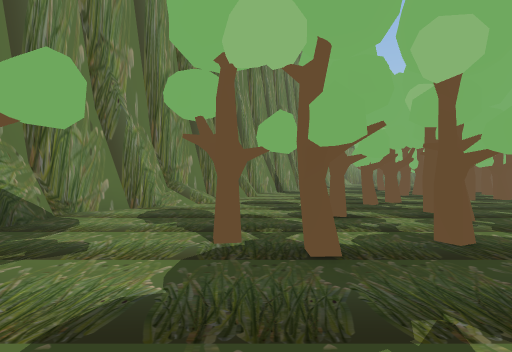
View 1 (above)

13 first-person views from a walk through a Unity game level. The camera is 1.2 m above the floor, looks level and sees 85° across. The floor is counted in squares, 2 m on a side. Each view is taken from the middle of a square. On the plan, view 1 faces up. The plan holds only what a view shows up to about 9 squares ahead; the rest is blank. The place goes on beyond the plan.

View 2
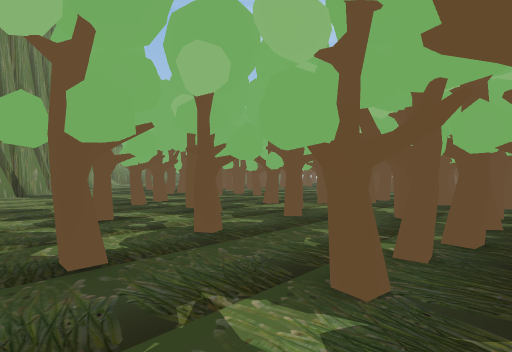

View 3
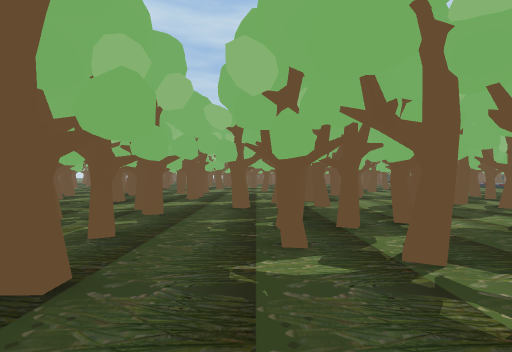

View 4
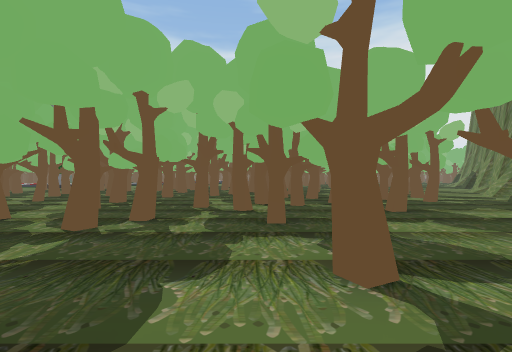

View 5
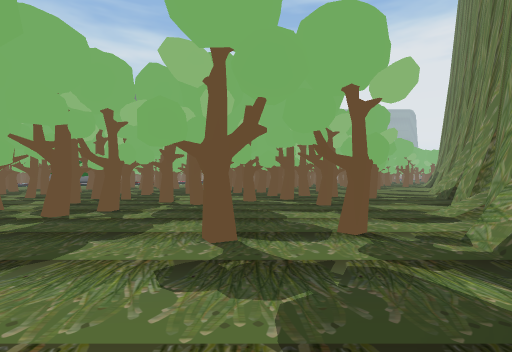

View 6
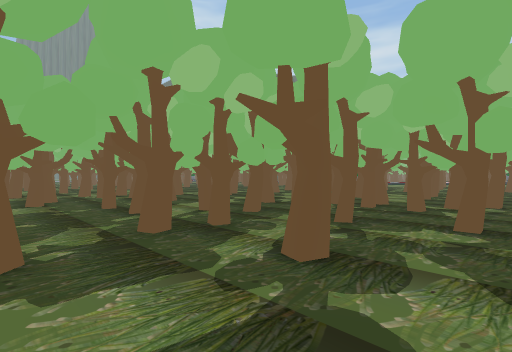

View 7
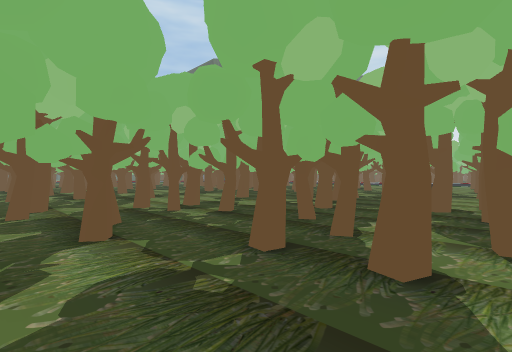

View 8
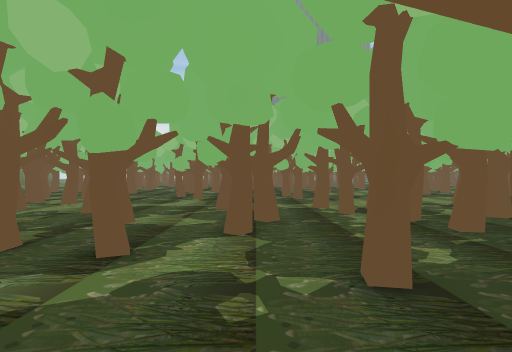

View 9
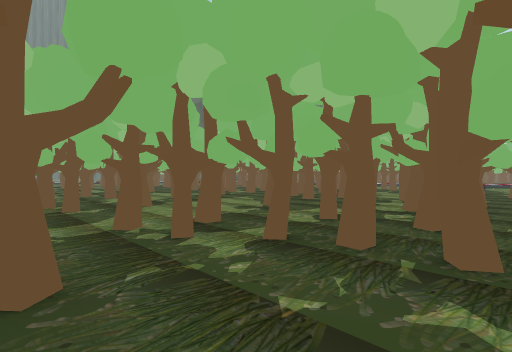

View 10
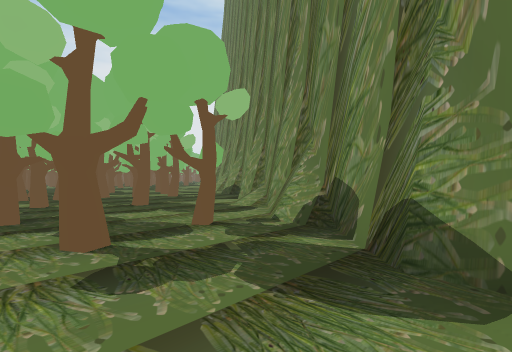

View 11
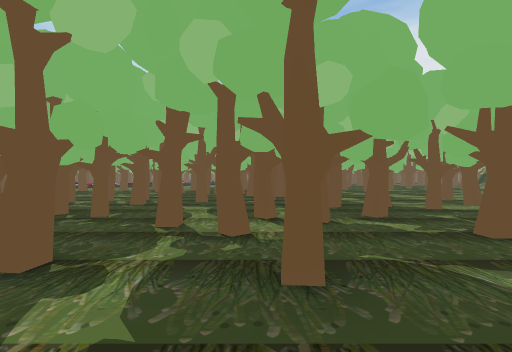

View 12
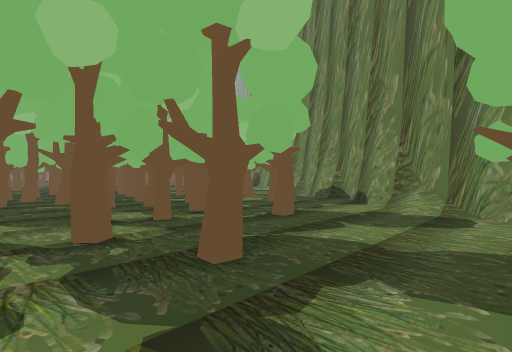

View 13
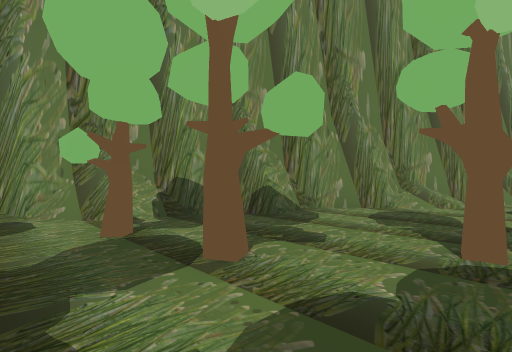

### Floor plan
Key: @ floor where view 1 was taken; # wall or solid block; . floor; T tree; O other object.
Columns run from 6 left of view 1 to 17 right of it. Each row starts with its distance up from view 1.
  7     ##.....TTTT  TT
  6    ##...TT..TT T T OO
  5    #.....T...TTTT. TOO
  4   ##...T.T.TT.#TTTTT #OO
  3   #...T TTTTTTTT TT.TTOO
  2  ##...TTT#T ##TT. #TT
  1  ##TT..TTTTT TT T..T.
  0 ## ...@TTTTTTTT #..T
 -1 #   TTTTTT   TT.TTOT
 -2 #.TTTTT.TTT TTT TTO
 -3  T.TTTTTT.TT.OT OO
 -4 TTTTT   T.TT.   O
 -5 TT#TT  TTTTTTT
 -6 T  TTTT#TTOOTTO
 -7  TTTTT  T.   O
 -8    T TTT
 -9     OT
-10     TO
-11      O

Where each view was taken, in squares from view 1:
view 1: 0 up, 0 right, facing up
view 2: 0 up, 0 right, facing up-right
view 3: 1 up, 1 left, facing right
view 4: 3 up, 1 left, facing down
view 5: 4 up, 2 left, facing down
view 6: 6 up, 0 right, facing down-right
view 7: 6 up, 4 right, facing down-right
view 8: 5 up, 4 right, facing right
view 9: 5 up, 6 right, facing down-right
view 10: 4 up, 1 left, facing down-left
view 11: 1 up, 1 left, facing down
view 12: 1 up, 0 right, facing down-left
view 13: 0 up, 0 right, facing up-left
